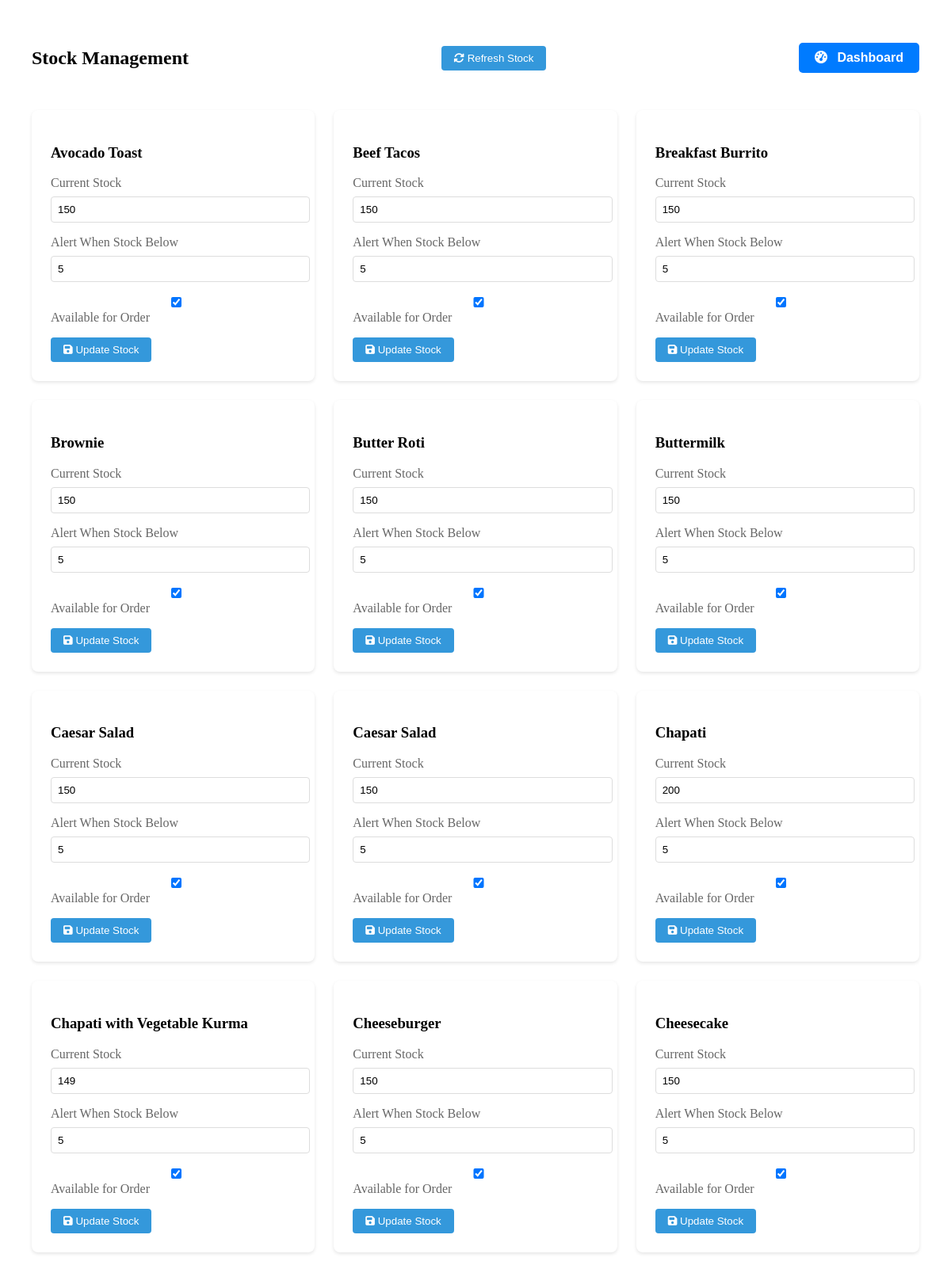
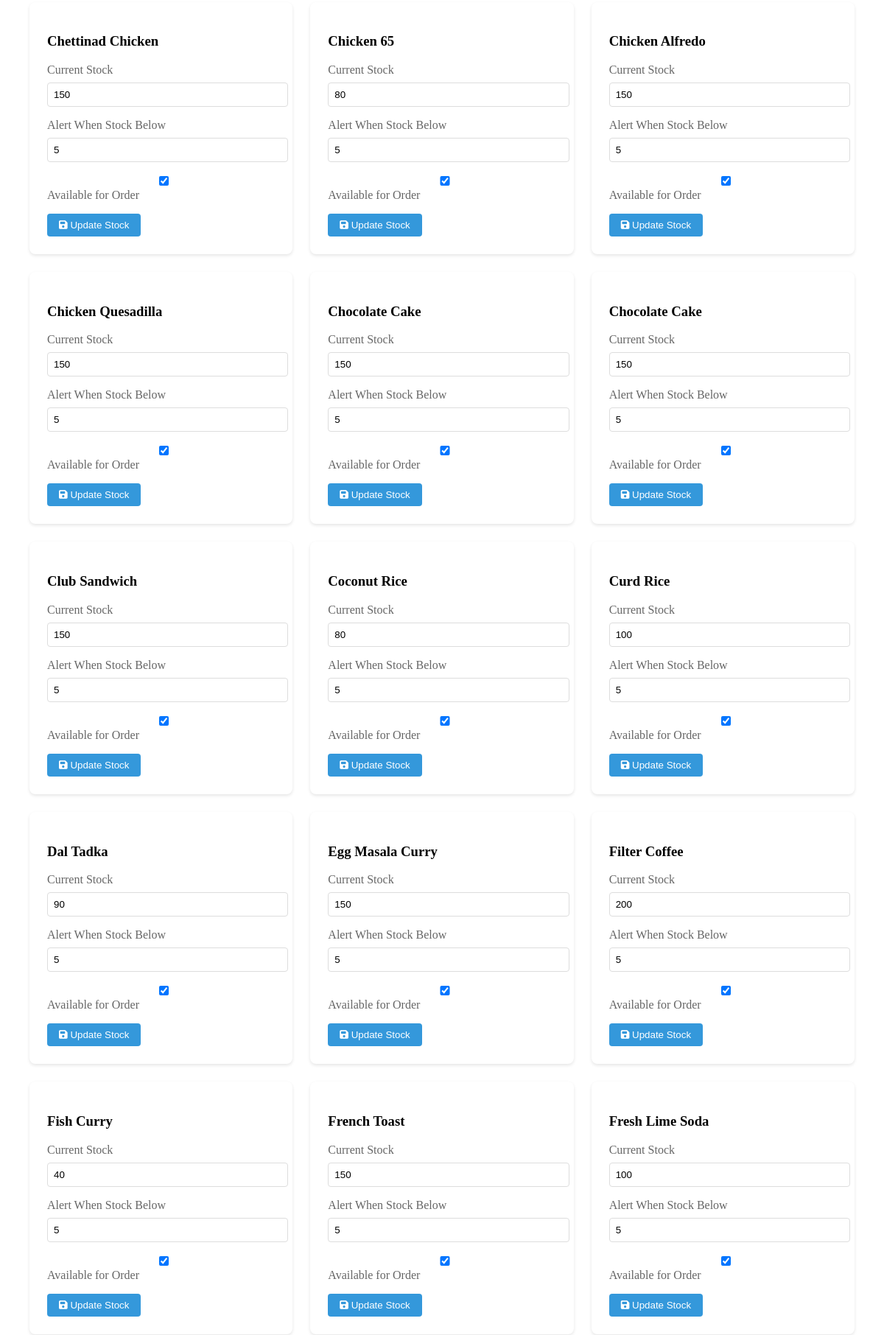
The app's page /admin/inventory.php (upper part) with its own data (2 pictures, top to bottom).
### tables this page shows
CREATE TABLE `menu_items` (
  `id` int(11) NOT NULL,
  `name` varchar(100) NOT NULL,
  `description` text DEFAULT NULL,
  `price` decimal(10,2) NOT NULL,
  `category` varchar(50) DEFAULT NULL,
  `stock_quantity` int(11) DEFAULT 0,
  `image_url` varchar(255) DEFAULT NULL,
  `available` int(255) DEFAULT 1,
  `created_at` timestamp NOT NULL DEFAULT current_timestamp(),
  `alert_threshold` int(11) DEFAULT 5,
  `meal_time` enum('breakfast','lunch','dinner','all') DEFAULT 'all'
);

### admin/inventory.php (the view, shortened to what this page needs)
<?php
$conn = new mysqli("localhost", "root", "", "hotel_management");
$result = $conn->query("SELECT id, name, stock_quantity, alert_threshold, available FROM menu_items ORDER BY name");
?>
<!DOCTYPE html>
<html lang="en">
<head>
    <link rel="stylesheet" href="https://cdnjs.cloudflare.com/ajax/libs/font-awesome/6.4.0/css/all.min.css">
<link rel="stylesheet" href="https://cdnjs.cloudflare.com/ajax/libs/font-awesome/6.4.0/css/all.min.css">
</head>
<body>
    <div class="stock-container">
        <div class="stock-header">
            <h2>Stock Management</h2>
            <button class="btn btn-primary" onclick="refreshStock()">
                <i class="fas fa-sync-alt"></i> Refresh Stock
            </button>
            <form action="dashboard.php" method="get" style="display:inline;">
                <button type="submit" class="dashboard-btn">
                    <i class="fas fa-tachometer-alt"></i> Dashboard
                </button>
            </form>
        </div>
        <div class="stock-grid">
            <?php while ($item = $result->fetch_assoc()): ?>
                <div class="stock-card">
                    <h3><?php echo htmlspecialchars($item['name']); ?></h3>
                    <form class="update-form" method="POST">
                        <div class="form-group">
                            <label for="stock_quantity_<?php echo $item['id']; ?>">Current Stock</label>
                            <input type="number"
                                   id="stock_quantity_<?php echo $item['id']; ?>"
                                   name="stock_quantity"
                                   value="<?php echo $item['stock_quantity']; ?>"
                                   min="0" required>
                        </div>
                        <div class="form-group">
                            <label for="alert_threshold_<?php echo $item['id']; ?>">Alert When Stock Below</label>
                            <input type="number"
                                   id="alert_threshold_<?php echo $item['id']; ?>"
                                   name="alert_threshold"
                                   value="<?php echo $item['alert_threshold']; ?>"
                                   min="1" required>
                        </div>
                        <div class="form-group">
                            <label>
                                <input type="checkbox"
                                       name="available"
                                       <?php echo $item['available'] ? 'checked' : ''; ?>>
                                Available for Order
                            </label>
                        </div>
                        <button type="submit" class="btn btn-primary">
                            <i class="fas fa-save"></i> Update Stock
                        </button>
                    </form>
                </div>
            <?php endwhile; ?>
        </div>
    </div>
</body>
</html>

### admin/inventory.php (style rules this page uses)
.stock-container { padding: 2rem; max-width: 1200px; margin: 0 auto; }
.stock-header { display: flex; justify-content: space-between; align-items: center; margin-bottom: 2rem; }
.stock-grid { display: grid; grid-template-columns: repeat(auto-fill, minmax(300px, 1fr)); gap: 1.5rem; margin-bottom: 2rem; }
.stock-card { background: white; padding: 1.5rem; border-radius: 8px; box-shadow: 0 2px 4px rgba(0,0,0,0.1); transition: transform 0.3s ease; }
.update-form { margin-top: 1rem; }
.form-group { margin-bottom: 1rem; }
.form-group label { display: block; margin-bottom: 0.5rem; color: #666; }
.form-group input { width: 100%; padding: 0.5rem; border: 1px solid #ddd; border-radius: 4px; }
.btn { padding: 0.5rem 1rem; border: none; border-radius: 4px; cursor: pointer; font-weight: 500; transition: all 0.3s ease; }
.btn-primary { background: #3498db; color: white; }
.dashboard-btn { padding: 10px 20px; background-color: #007bff; color: #fff; border: none; border-radius: 5px; font-size: 16px; font-weight: bold; cursor: pointer; transition: background-color 0.3s ease; }
.dashboard-btn i { margin-right: 8px; }

### records on screen
menu_items: name "Avocado Toast", stock_quantity "150", alert_threshold "5", available "☑"
menu_items: name "Beef Tacos", stock_quantity "150", alert_threshold "5", available "☑"
menu_items: name "Breakfast Burrito", stock_quantity "150", alert_threshold "5", available "☑"
menu_items: name "Brownie", stock_quantity "150", alert_threshold "5", available "☑"
menu_items: name "Butter Roti", stock_quantity "150", alert_threshold "5", available "☑"
menu_items: name "Buttermilk", stock_quantity "150", alert_threshold "5", available "☑"
menu_items: name "Caesar Salad", stock_quantity "150", alert_threshold "5", available "☑"
menu_items: name "Caesar Salad", stock_quantity "150", alert_threshold "5", available "☑"
menu_items: name "Chapati", stock_quantity "200", alert_threshold "5", available "☑"
menu_items: name "Chapati with Vegetable Kurma", stock_quantity "149", alert_threshold "5", available "☑"
menu_items: name "Cheeseburger", stock_quantity "150", alert_threshold "5", available "☑"
menu_items: name "Cheesecake", stock_quantity "150", alert_threshold "5", available "☑"
menu_items: name "Chettinad Chicken", stock_quantity "150", alert_threshold "5", available "☑"
menu_items: name "Chicken 65", stock_quantity "80", alert_threshold "5", available "☑"
menu_items: name "Chicken Alfredo", stock_quantity "150", alert_threshold "5", available "☑"
menu_items: name "Chicken Quesadilla", stock_quantity "150", alert_threshold "5", available "☑"
menu_items: name "Chocolate Cake", stock_quantity "150", alert_threshold "5", available "☑"
menu_items: name "Chocolate Cake", stock_quantity "150", alert_threshold "5", available "☑"
menu_items: name "Club Sandwich", stock_quantity "150", alert_threshold "5", available "☑"
menu_items: name "Coconut Rice", stock_quantity "80", alert_threshold "5", available "☑"
menu_items: name "Curd Rice", stock_quantity "100", alert_threshold "5", available "☑"
menu_items: name "Dal Tadka", stock_quantity "90", alert_threshold "5", available "☑"
menu_items: name "Egg Masala Curry", stock_quantity "150", alert_threshold "5", available "☑"
menu_items: name "Filter Coffee", stock_quantity "200", alert_threshold "5", available "☑"
menu_items: name "Fish Curry", stock_quantity "40", alert_threshold "5", available "☑"
menu_items: name "French Toast", stock_quantity "150", alert_threshold "5", available "☑"
menu_items: name "Fresh Lime Soda", stock_quantity "100", alert_threshold "5", available "☑"
